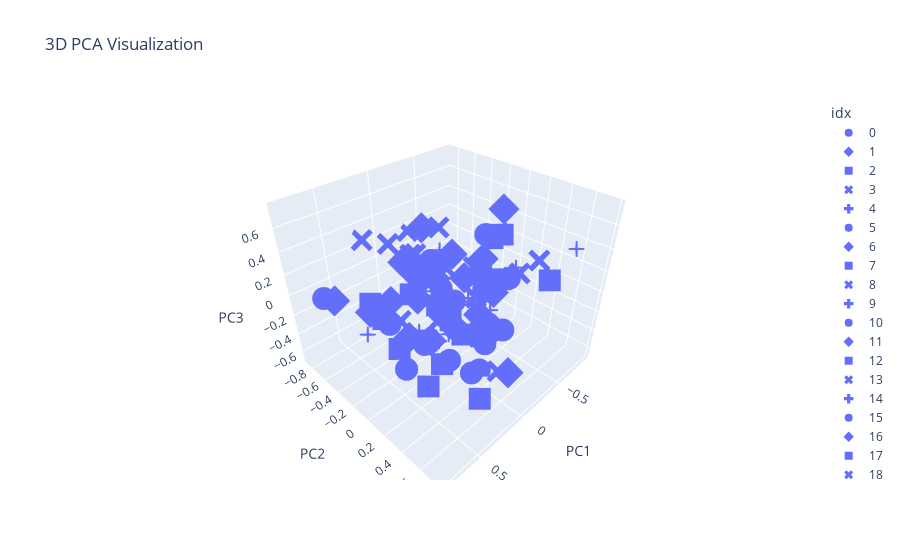

The code cell stored with this chart in its notebook:
### Code cell
import plotly.express as px
import pandas as pd

# 데이터프레임 생성
df = pd.DataFrame(X_pca, columns=['PC1', 'PC2', 'PC3'])
df['idx'] = [x for x in range(len(X_pca))]

# 3D 산점도 생성
fig = px.scatter_3d(df, x='PC1', y='PC2', z='PC3'
                    ,title='3D PCA Visualization'
                    ,symbol='idx')
fig.show()

### Figure 1 — Plotly figure (JSON) as saved in the notebook; plotly's stock layout.template omitted (floating-point values rounded to 4 significant figures)
{"data": [{"hovertemplate": "idx=0<br>PC1=%{x}<br>PC2=%{y}<br>PC3=%{z}<extra></extra>", "legendgroup": "0", "marker": {"color": "#636efa", "symbol": "circle"}, "mode": "markers", "name": "0", "scene": "scene", "showlegend": true, "type": "scatter3d", "x": [0.468], "y": [0.001871], "z": [-0.4471]}, {"hovertemplate": "idx=1<br>PC1=%{x}<br>PC2=%{y}<br>PC3=%{z}<extra></extra>", "legendgroup": "1", "marker": {"color": "#636efa", "symbol": "diamond"}, "mode": "markers", "name": "1", "scene": "scene", "showlegend": true, "type": "scatter3d", "x": [0.09362], "y": [-0.2626], "z": [-0.09163]}, {"hovertemplate": "idx=2<br>PC1=%{x}<br>PC2=%{y}<br>PC3=%{z}<extra></extra>", "legendgroup": "2", "marker": {"color": "#636efa", "symbol": "square"}, "mode": "markers", "name": "2", "scene": "scene", "showlegend": true, "type": "scatter3d", "x": [0.3944], "y": [0.1708], "z": [-0.5698]}, {"hovertemplate": "idx=3<br>PC1=%{x}<br>PC2=%{y}<br>PC3=%{z}<extra></extra>", "legendgroup": "3", "marker": {"color": "#636efa", "symbol": "x"}, "mode": "markers", "name": "3", "scene": "scene", "showlegend": true, "type": "scatter3d", "x": [0.5897], "y": [0.0618], "z": [0.7537]}, {"hovertemplate": "idx=4<br>PC1=%{x}<br>PC2=%{y}<br>PC3=%{z}<extra></extra>", "legendgroup": "4", "marker": {"color": "#636efa", "symbol": "cross"}, "mode": "markers", "name": "4", "scene": "scene", "showlegend": true, "type": "scatter3d", "x": [-0.0002263], "y": [0.1959], "z": [0.2711]}, {"hovertemplate": "idx=5<br>PC1=%{x}<br>PC2=%{y}<br>PC3=%{z}<extra></extra>", "legendgroup": "5", "marker": {"color": "#636efa", "symbol": "circle"}, "mode": "markers", "name": "5", "scene": "scene", "showlegend": true, "type": "scatter3d", "x": [-0.1567], "y": [-0.1639], "z": [-0.3639]}, {"hovertemplate": "idx=6<br>PC1=%{x}<br>PC2=%{y}<br>PC3=%{z}<extra></extra>", "legendgroup": "6", "marker": {"color": "#636efa", "symbol": "diamond"}, "mode": "markers", "name": "6", "scene": "scene", "showlegend": true, "type": "scatter3d", "x": [-0.1084], "y": [-0.4746], "z": [-0.07802]}, {"hovertemplate": "idx=7<br>PC1=%{x}<br>PC2=%{y}<br>PC3=%{z}<extra></extra>", "legendgroup": "7", "marker": {"color": "#636efa", "symbol": "square"}, "mode": "markers", "name": "7", "scene": "scene", "showlegend": true, "type": "scatter3d", "x": [0.4888], "y": [0.7755], "z": [-0.1532]}, {"hovertemplate": "idx=8<br>PC1=%{x}<br>PC2=%{y}<br>PC3=%{z}<extra></extra>", "legendgroup": "8", "marker": {"color": "#636efa", "symbol": "x"}, "mode": "markers", "name": "8", "scene": "scene", "showlegend": true, "type": "scatter3d", "x": [-0.6729], "y": [0.3621], "z": [0.2159]}, {"hovertemplate": "idx=9<br>PC1=%{x}<br>PC2=%{y}<br>PC3=%{z}<extra></extra>", "legendgroup": "9", "marker": {"color": "#636efa", "symbol": "cross"}, "mode": "markers", "name": "9", "scene": "scene", "showlegend": true, "type": "scatter3d", "x": [0.2153], "y": [-0.052], "z": [0.1534]}, {"hovertemplate": "idx=10<br>PC1=%{x}<br>PC2=%{y}<br>PC3=%{z}<extra></extra>", "legendgroup": "10", "marker": {"color": "#636efa", "symbol": "circle"}, "mode": "markers", "name": "10", "scene": "scene", "showlegend": true, "type": "scatter3d", "x": [0.4278], "y": [0.4845], "z": [0.2353]}, {"hovertemplate": "idx=11<br>PC1=%{x}<br>PC2=%{y}<br>PC3=%{z}<extra></extra>", "legendgroup": "11", "marker": {"color": "#636efa", "symbol": "diamond"}, "mode": "markers", "name": "11", "scene": "scene", "showlegend": true, "type": "scatter3d", "x": [0.4611], "y": [0.2921], "z": [0.02828]}, {"hovertemplate": "idx=12<br>PC1=%{x}<br>PC2=%{y}<br>PC3=%{z}<extra></extra>", "legendgroup": "12", "marker": {"color": "#636efa", "symbol": "square"}, "mode": "markers", "name": "12", "scene": "scene", "showlegend": true, "type": "scatter3d", "x": [-0.1673], "y": [0.369], "z": [0.2799]}, {"hovertemplate": "idx=13<br>PC1=%{x}<br>PC2=%{y}<br>PC3=%{z}<extra></extra>", "legendgroup": "13", "marker": {"color": "#636efa", "symbol": "x"}, "mode": "markers", "name": "13", "scene": "scene", "showlegend": true, "type": "scatter3d", "x": [0.2489], "y": [-0.07326], "z": [-0.3072]}, {"hovertemplate": "idx=14<br>PC1=%{x}<br>PC2=%{y}<br>PC3=%{z}<extra></extra>", "legendgroup": "14", "marker": {"color": "#636efa", "symbol": "cross"}, "mode": "markers", "name": "14", "scene": "scene", "showlegend": true, "type": "scatter3d", "x": [0.004928], "y": [-0.3671], "z": [-0.5583]}, {"hovertemplate": "idx=15<br>PC1=%{x}<br>PC2=%{y}<br>PC3=%{z}<extra></extra>", "legendgroup": "15", "marker": {"color": "#636efa", "symbol": "circle"}, "mode": "markers", "name": "15", "scene": "scene", "showlegend": true, "type": "scatter3d", "x": [0.1933], "y": [0.1763], "z": [0.01133]}, {"hovertemplate": "idx=16<br>PC1=%{x}<br>PC2=%{y}<br>PC3=%{z}<extra></extra>", "legendgroup": "16", "marker": {"color": "#636efa", "symbol": "diamond"}, "mode": "markers", "name": "16", "scene": "scene", "showlegend": true, "type": "scatter3d", "x": [0.4701], "y": [0.0644], "z": [-0.07661]}, {"hovertemplate": "idx=17<br>PC1=%{x}<br>PC2=%{y}<br>PC3=%{z}<extra></extra>", "legendgroup": "17", "marker": {"color": "#636efa", "symbol": "square"}, "mode": "markers", "name": "17", "scene": "scene", "showlegend": true, "type": "scatter3d", "x": [-0.7078], "y": [-0.05431], "z": [0.28]}, {"hovertemplate": "idx=18<br>PC1=%{x}<br>PC2=%{y}<br>PC3=%{z}<extra></extra>", "legendgroup": "18", "marker": {"color": "#636efa", "symbol": "x"}, "mode": "markers", "name": "18", "scene": "scene", "showlegend": true, "type": "scatter3d", "x": [-0.02214], "y": [0.2851], "z": [0.0413]}, {"hovertemplate": "idx=19<br>PC1=%{x}<br>PC2=%{y}<br>PC3=%{z}<extra></extra>", "legendgroup": "19", "marker": {"color": "#636efa", "symbol": "cross"}, "mode": "markers", "name": "19", "scene": "scene", "showlegend": true, "type": "scatter3d", "x": [-0.8604], "y": [0.0117], "z": [-0.09123]}, {"hovertemplate": "idx=20<br>PC1=%{x}<br>PC2=%{y}<br>PC3=%{z}<extra></extra>", "legendgroup": "20", "marker": {"color": "#636efa", "symbol": "circle"}, "mode": "markers", "name": "20", "scene": "scene", "showlegend": true, "type": "scatter3d", "x": [0.07693], "y": [-0.2187], "z": [-0.5758]}, {"hovertemplate": "idx=21<br>PC1=%{x}<br>PC2=%{y}<br>PC3=%{z}<extra></extra>", "legendgroup": "21", "marker": {"color": "#636efa", "symbol": "diamond"}, "mode": "markers", "name": "21", "scene": "scene", "showlegend": true, "type": "scatter3d", "x": [-0.2151], "y": [-0.1154], "z": [-0.5049]}, {"hovertemplate": "idx=22<br>PC1=%{x}<br>PC2=%{y}<br>PC3=%{z}<extra></extra>", "legendgroup": "22", "marker": {"color": "#636efa", "symbol": "square"}, "mode": "markers", "name": "22", "scene": "scene", "showlegend": true, "type": "scatter3d", "x": [0.3768], "y": [-0.004259], "z": [0.2318]}, {"hovertemplate": "idx=23<br>PC1=%{x}<br>PC2=%{y}<br>PC3=%{z}<extra></extra>", "legendgroup": "23", "marker": {"color": "#636efa", "symbol": "x"}, "mode": "markers", "name": "23", "scene": "scene", "showlegend": true, "type": "scatter3d", "x": [-0.2536], "y": [0.068], "z": [-0.08758]}, {"hovertemplate": "idx=24<br>PC1=%{x}<br>PC2=%{y}<br>PC3=%{z}<extra></extra>", "legendgroup": "24", "marker": {"color": "#636efa", "symbol": "cross"}, "mode": "markers", "name": "24", "scene": "scene", "showlegend": true, "type": "scatter3d", "x": [-0.02698], "y": [-0.03353], "z": [-0.02701]}, {"hovertemplate": "idx=25<br>PC1=%{x}<br>PC2=%{y}<br>PC3=%{z}<extra></extra>", "legendgroup": "25", "marker": {"color": "#636efa", "symbol": "circle"}, "mode": "markers", "name": "25", "scene": "scene", "showlegend": true, "type": "scatter3d", "x": [-0.1402], "y": [-0.3496], "z": [0.1404]}, {"hovertemplate": "idx=26<br>PC1=%{x}<br>PC2=%{y}<br>PC3=%{z}<extra></extra>", "legendgroup": "26", "marker": {"color": "#636efa", "symbol": "diamond"}, "mode": "markers", "name": "26", "scene": "scene", "showlegend": true, "type": "scatter3d", "x": [-0.102], "y": [-0.4067], "z": [-0.03845]}, {"hovertemplate": "idx=27<br>PC1=%{x}<br>PC2=%{y}<br>PC3=%{z}<extra></extra>", "legendgroup": "27", "marker": {"color": "#636efa", "symbol": "square"}, "mode": "markers", "name": "27", "scene": "scene", "showlegend": true, "type": "scatter3d", "x": [0.155], "y": [0.1778], "z": [-0.02981]}, {"hovertemplate": "idx=28<br>PC1=%{x}<br>PC2=%{y}<br>PC3=%{z}<extra></extra>", "legendgroup": "28", "marker": {"color": "#636efa", "symbol": "x"}, "mode": "markers", "name": "28", "scene": "scene", "showlegend": true, "type": "scatter3d", "x": [-0.3428], "y": [0.2099], "z": [0.136]}, {"hovertemplate": "idx=29<br>PC1=%{x}<br>PC2=%{y}<br>PC3=%{z}<extra></extra>", "legendgroup": "29", "marker": {"color": "#636efa", "symbol": "cross"}, "mode": "markers", "name": "29", "scene": "scene", "showlegend": true, "type": "scatter3d", "x": [0.4974], "y": [-0.09093], "z": [0.05176]}, {"hovertemplate": "idx=30<br>PC1=%{x}<br>PC2=%{y}<br>PC3=%{z}<extra></extra>", "legendgroup": "30", "marker": {"color": "#636efa", "symbol": "circle"}, "mode": "markers", "name": "30", "scene": "scene", "showlegend": true, "type": "scatter3d", "x": [0.2701], "y": [-0.439], "z": [-0.3624]}, {"hovertemplate": "idx=31<br>PC1=%{x}<br>PC2=%{y}<br>PC3=%{z}<extra></extra>", "legendgroup": "31", "marker": {"color": "#636efa", "symbol": "diamond"}, "mode": "markers", "name": "31", "scene": "scene", "showlegend": true, "type": "scatter3d", "x": [-0.0843], "y": [0.4091], "z": [-0.1179]}, {"hovertemplate": "idx=32<br>PC1=%{x}<br>PC2=%{y}<br>PC3=%{z}<extra></extra>", "legendgroup": "32", "marker": {"color": "#636efa", "symbol": "square"}, "mode": "markers", "name": "32", "scene": "scene", "showlegend": true, "type": "scatter3d", "x": [0.7367], "y": [0.01421], "z": [0.3491]}, {"hovertemplate": "idx=33<br>PC1=%{x}<br>PC2=%{y}<br>PC3=%{z}<extra></extra>", "legendgroup": "33", "marker": {"color": "#636efa", "symbol": "x"}, "mode": "markers", "name": "33", "scene": "scene", "showlegend": true, "type": "scatter3d", "x": [0.2126], "y": [-0.1816], "z": [0.1635]}, {"hovertemplate": "idx=34<br>PC1=%{x}<br>PC2=%{y}<br>PC3=%{z}<extra></extra>", "legendgroup": "34", "marker": {"color": "#636efa", "symbol": "cross"}, "mode": "markers", "name": "34", "scene": "scene", "showlegend": true, "type": "scatter3d", "x": [0.4208], "y": [0.5251], "z": [0.4675]}, {"hovertemplate": "idx=35<br>PC1=%{x}<br>PC2=%{y}<br>PC3=%{z}<extra></extra>", "legendgroup": "35", "marker": {"color": "#636efa", "symbol": "circle"}, "mode": "markers", "name": "35", "scene": "scene", "showlegend": true, "type": "scatter3d", "x": [-0.2902], "y": [0.1068], "z": [0.5017]}, {"hovertemplate": "idx=36<br>PC1=%{x}<br>PC2=%{y}<br>PC3=%{z}<extra></extra>", "legendgroup": "36", "marker": {"color": "#636efa", "symbol": "diamond"}, "mode": "markers", "name": "36", "scene": "scene", "showlegend": true, "type": "scatter3d", "x": [-0.3901], "y": [-0.1912], "z": [-0.07522]}, {"hovertemplate": "idx=37<br>PC1=%{x}<br>PC2=%{y}<br>PC3=%{z}<extra></extra>", "legendgroup": "37", "marker": {"color": "#636efa", "symbol": "square"}, "mode": "markers", "name": "37", "scene": "scene", "showlegend": true, "type": "scatter3d", "x": [0.1331], "y": [0.009336], "z": [0.008733]}, {"hovertemplate": "idx=38<br>PC1=%{x}<br>PC2=%{y}<br>PC3=%{z}<extra></extra>", "legendgroup": "38", "marker": {"color": "#636efa", "symbol": "x"}, "mode": "markers", "name": "38", "scene": "scene", "showlegend": true, "type": "scatter3d", "x": [-0.3468], "y": [-0.04759], "z": [0.1147]}, {"hovertemplate": "idx=39<br>PC1=%{x}<br>PC2=%{y}<br>PC3=%{z}<extra></extra>", "legendgroup": "39", "marker": {"color": "#636efa", "symbol": "cross"}, "mode": "markers", "name": "39", "scene": "scene", "showlegend": true, "type": "scatter3d", "x": [0.4116], "y": [-0.3689], "z": [-0.1456]}, {"hovertemplate": "idx=40<br>PC1=%{x}<br>PC2=%{y}<br>PC3=%{z}<extra></extra>", "legendgroup": "40", "marker": {"color": "#636efa", "symbol": "circle"}, "mode": "markers", "name": "40", "scene": "scene", "showlegend": true, "type": "scatter3d", "x": [-0.08153], "y": [0.4934], "z": [-0.07784]}, {"hovertemplate": "idx=41<br>PC1=%{x}<br>PC2=%{y}<br>PC3=%{z}<extra></extra>", "legendgroup": "41", "marker": {"color": "#636efa", "symbol": "diamond"}, "mode": "markers", "name": "41", "scene": "scene", "showlegend": true, "type": "scatter3d", "x": [0.05799], "y": [0.3694], "z": [0.07782]}, {"hovertemplate": "idx=42<br>PC1=%{x}<br>PC2=%{y}<br>PC3=%{z}<extra></extra>", "legendgroup": "42", "marker": {"color": "#636efa", "symbol": "square"}, "mode": "markers", "name": "42", "scene": "scene", "showlegend": true, "type": "scatter3d", "x": [0.2899], "y": [0.4266], "z": [0.06316]}, {"hovertemplate": "idx=43<br>PC1=%{x}<br>PC2=%{y}<br>PC3=%{z}<extra></extra>", "legendgroup": "43", "marker": {"color": "#636efa", "symbol": "x"}, "mode": "markers", "name": "43", "scene": "scene", "showlegend": true, "type": "scatter3d", "x": [0.1011], "y": [-0.02357], "z": [-0.1912]}, {"hovertemplate": "idx=44<br>PC1=%{x}<br>PC2=%{y}<br>PC3=%{z}<extra></extra>", "legendgroup": "44", "marker": {"color": "#636efa", "symbol": "cross"}, "mode": "markers", "name": "44", "scene": "scene", "showlegend": true, "type": "scatter3d", "x": [0.01714], "y": [0.3052], "z": [0.01903]}, {"hovertemplate": "idx=45<br>PC1=%{x}<br>PC2=%{y}<br>PC3=%{z}<extra></extra>", "legendgroup": "45", "marker": {"color": "#636efa", "symbol": "circle"}, "mode": "markers", "name": "45", "scene": "scene", "showlegend": true, "type": "scatter3d", "x": [-0.1069], "y": [0.2674], "z": [-0.6742]}, {"hovertemplate": "idx=46<br>PC1=%{x}<br>PC2=%{y}<br>PC3=%{z}<extra></extra>", "legendgroup": "46", "marker": {"color": "#636efa", "symbol": "diamond"}, "mode": "markers", "name": "46", "scene": "scene", "showlegend": true, "type": "scatter3d", "x": [-0.1934], "y": [0.5052], "z": [-0.5976]}, {"hovertemplate": "idx=47<br>PC1=%{x}<br>PC2=%{y}<br>PC3=%{z}<extra></extra>", "legendgroup": "47", "marker": {"color": "#636efa", "symbol": "square"}, "mode": "markers", "name": "47", "scene": "scene", "showlegend": true, "type": "scatter3d", "x": [-0.2278], "y": [0.1654], "z": [-0.3563]}, {"hovertemplate": "idx=48<br>PC1=%{x}<br>PC2=%{y}<br>PC3=%{z}<extra></extra>", "legendgroup": "48", "marker": {"color": "#636efa", "symbol": "x"}, "mode": "markers", "name": "48", "scene": "scene", "showlegend": true, "type": "scatter3d", "x": [-0.5379], "y": [-0.6622], "z": [0.1865]}, {"hovertemplate": "idx=49<br>PC1=%{x}<br>PC2=%{y}<br>PC3=%{z}<extra></extra>", "legendgroup": "49", "marker": {"color": "#636efa", "symbol": "cross"}, "mode": "markers", "name": "49", "scene": "scene", "showlegend": true, "type": "scatter3d", "x": [0.777], "y": [0.000935], "z": [0.09997]}, {"hovertemplate": "idx=50<br>PC1=%{x}<br>PC2=%{y}<br>PC3=%{z}<extra></extra>", "legendgroup": "50", "marker": {"color": "#636efa", "symbol": "circle"}, "mode": "markers", "name": "50", "scene": "scene", "showlegend": true, "type": "scatter3d", "x": [0.2459], "y": [0.486], "z": [-0.2998]}, {"hovertemplate": "idx=51<br>PC1=%{x}<br>PC2=%{y}<br>PC3=%{z}<extra></extra>", "legendgroup": "51", "marker": {"color": "#636efa", "symbol": "diamond"}, "mode": "markers", "name": "51", "scene": "scene", "showlegend": true, "type": "scatter3d", "x": [0.616], "y": [0.07562], "z": [0.3353]}, {"hovertemplate": "idx=52<br>PC1=%{x}<br>PC2=%{y}<br>PC3=%{z}<extra></extra>", "legendgroup": "52", "marker": {"color": "#636efa", "symbol": "square"}, "mode": "markers", "name": "52", "scene": "scene", "showlegend": true, "type": "scatter3d", "x": [0.4849], "y": [-0.04485], "z": [-0.2512]}, {"hovertemplate": "idx=53<br>PC1=%{x}<br>PC2=%{y}<br>PC3=%{z}<extra></extra>", "legendgroup": "53", "marker": {"color": "#636efa", "symbol": "x"}, "mode": "markers", "name": "53", "scene": "scene", "showlegend": true, "type": "scatter3d", "x": [-0.2656], "y": [-0.6469], "z": [-0.2087]}, {"hovertemplate": "idx=54<br>PC1=%{x}<br>PC2=%{y}<br>PC3=%{z}<extra></extra>", "legendgroup": "54", "marker": {"color": "#636efa", "symbol": "cross"}, "mode": "markers", "name": "54", "scene": "scene", "showlegend": true, "type": "scatter3d", "x": [0.01093], "y": [-0.1004], "z": [-0.5063]}, {"hovertemplate": "idx=55<br>PC1=%{x}<br>PC2=%{y}<br>PC3=%{z}<extra></extra>", "legendgroup": "55", "marker": {"color": "#636efa", "symbol": "circle"}, "mode": "markers", "name": "55", "scene": "scene", "showlegend": true, "type": "scatter3d", "x": [-0.1763], "y": [0.2551], "z": [-0.4269]}, {"hovertemplate": "idx=56<br>PC1=%{x}<br>PC2=%{y}<br>PC3=%{z}<extra></extra>", "legendgroup": "56", "marker": {"color": "#636efa", "symbol": "diamond"}, "mode": "markers", "name": "56", "scene": "scene", "showlegend": true, "type": "scatter3d", "x": [0.2362], "y": [0.2682], "z": [0.6207]}, {"hovertemplate": "idx=57<br>PC1=%{x}<br>PC2=%{y}<br>PC3=%{z}<extra></extra>", "legendgroup": "57", "marker": {"color": "#636efa", "symbol": "square"}, "mode": "markers", "name": "57", "scene": "scene", "showlegend": true, "type": "scatter3d", "x": [-0.7642], "y": [-0.3224], "z": [-0.2122]}, {"hovertemplate": "idx=58<br>PC1=%{x}<br>PC2=%{y}<br>PC3=%{z}<extra></extra>", "legendgroup": "58", "marker": {"color": "#636efa", "symbol": "x"}, "mode": "markers", "name": "58", "scene": "scene", "showlegend": true, "type": "scatter3d", "x": [0.1842], "y": [-0.8448], "z": [0.2651]}, {"hovertemplate": "idx=59<br>PC1=%{x}<br>PC2=%{y}<br>PC3=%{z}<extra></extra>", "legendgroup": "59", "marker": {"color": "#636efa", "symbol": "cross"}, "mode": "markers", "name": "59", "scene": "scene", "showlegend": true, "type": "scatter3d", "x": [-0.09342], "y": [0.3528], "z": [0.02614]}, {"hovertemplate": "idx=60<br>PC1=%{x}<br>PC2=%{y}<br>PC3=%{z}<extra></extra>", "legendgroup": "60", "marker": {"color": "#636efa", "symbol": "circle"}, "mode": "markers", "name": "60", "scene": "scene", "showlegend": true, "type": "scatter3d", "x": [0.1748], "y": [0.2349], "z": [0.1906]}, {"hovertemplate": "idx=61<br>PC1=%{x}<br>PC2=%{y}<br>PC3=%{z}<extra></extra>", "legendgroup": "61", "marker": {"color": "#636efa", "symbol": "diamond"}, "mode": "markers", "name": "61", "scene": "scene", "showlegend": true, "type": "scatter3d", "x": [0.6716], "y": [-0.5743], "z": [0.02883]}, {"hovertemplate": "idx=62<br>PC1=%{x}<br>PC2=%{y}<br>PC3=%{z}<extra></extra>", "legendgroup": "62", "marker": {"color": "#636efa", "symbol": "square"}, "mode": "markers", "name": "62", "scene": "scene", "showlegend": true, "type": "scatter3d", "x": [0.1914], "y": [0.1184], "z": [-0.5026]}, {"hovertemplate": "idx=63<br>PC1=%{x}<br>PC2=%{y}<br>PC3=%{z}<extra></extra>", "legendgroup": "63", "marker": {"color": "#636efa", "symbol": "x"}, "mode": "markers", "name": "63", "scene": "scene", "showlegend": true, "type": "scatter3d", "x": [-0.2925], "y": [-0.3527], "z": [0.02387]}, {"hovertemplate": "idx=64<br>PC1=%{x}<br>PC2=%{y}<br>PC3=%{z}<extra></extra>", "legendgroup": "64", "marker": {"color": "#636efa", "symbol": "cross"}, "mode": "markers", "name": "64", "scene": "scene", "showlegend": true, "type": "scatter3d", "x": [-0.04424], "y": [-0.3629], "z": [0.4934]}, {"hovertemplate": "idx=65<br>PC1=%{x}<br>PC2=%{y}<br>PC3=%{z}<extra></extra>", "legendgroup": "65", "marker": {"color": "#636efa", "symbol": "circle"}, "mode": "markers", "name": "65", "scene": "scene", "showlegend": true, "type": "scatter3d", "x": [-0.1784], "y": [-0.3027], "z": [0.1042]}, {"hovertemplate": "idx=66<br>PC1=%{x}<br>PC2=%{y}<br>PC3=%{z}<extra></extra>", "legendgroup": "66", "marker": {"color": "#636efa", "symbol": "diamond"}, "mode": "markers", "name": "66", "scene": "scene", "showlegend": true, "type": "scatter3d", "x": [-0.181], "y": [0.3046], "z": [0.1223]}, {"hovertemplate": "idx=67<br>PC1=%{x}<br>PC2=%{y}<br>PC3=%{z}<extra></extra>", "legendgroup": "67", "marker": {"color": "#636efa", "symbol": "square"}, "mode": "markers", "name": "67", "scene": "scene", "showlegend": true, "type": "scatter3d", "x": [-0.4661], "y": [0.6], "z": [0.2379]}, {"hovertemplate": "idx=68<br>PC1=%{x}<br>PC2=%{y}<br>PC3=%{z}<extra></extra>", "legendgroup": "68", "marker": {"color": "#636efa", "symbol": "x"}, "mode": "markers", "name": "68", "scene": "scene", "showlegend": true, "type": "scatter3d", "x": [0.2573], "y": [-0.2994], "z": [-0.2531]}, {"hovertemplate": "idx=69<br>PC1=%{x}<br>PC2=%{y}<br>PC3=%{z}<extra></extra>", "legendgroup": "69", "marker": {"color": "#636efa", "symbol": "cross"}, "mode": "markers", "name": "69", "scene": "scene", "showlegend": true, "type": "scatter3d", "x": [0.2015], "y": [-0.1766], "z": [-0.3818]}, {"hovertemplate": "idx=70<br>PC1=%{x}<br>PC2=%{y}<br>PC3=%{z}<extra></extra>", "legendgroup": "70", "marker": {"color": "#636efa", "symbol": "circle"}, "mode": "markers", "name": "70", "scene": "scene", "showlegend": true, "type": "scatter3d", "x": [0.3141], "y": [0.325], "z": [-0.2353]}, {"hovertemplate": "idx=71<br>PC1=%{x}<br>PC2=%{y}<br>PC3=%{z}<extra></extra>", "legendgroup": "71", "marker": {"color": "#636efa", "symbol": "diamond"}, "mode": "markers", "name": "71", "scene": "scene", "showlegend": true, "type": "scatter3d", "x": [0.01839], "y": [-0.2696], "z": [0.5343]}, {"hovertemplate": "idx=72<br>PC1=%{x}<br>PC2=%{y}<br>PC3=%{z}<extra></extra>", "legendgroup": "72", "marker": {"color": "#636efa", "symbol": "square"}, "mode": "markers", "name": "72", "scene": "scene", "showlegend": true, "type": "scatter3d", "x": [-0.1864], "y": [0.203], "z": [0.1011]}, {"hovertemplate": "idx=73<br>PC1=%{x}<br>PC2=%{y}<br>PC3=%{z}<extra></extra>", "legendgroup": "73", "marker": {"color": "#636efa", "symbol": "x"}, "mode": "markers", "name": "73", "scene": "scene", "showlegend": true, "type": "scatter3d", "x": [-0.2736], "y": [-0.006675], "z": [-0.5181]}, {"hovertemplate": "idx=74<br>PC1=%{x}<br>PC2=%{y}<br>PC3=%{z}<extra></extra>", "legendgroup": "74", "marker": {"color": "#636efa", "symbol": "cross"}, "mode": "markers", "name": "74", "scene": "scene", "showlegend": true, "type": "scatter3d", "x": [-0.1995], "y": [-0.3007], "z": [0.2353]}, {"hovertemplate": "idx=75<br>PC1=%{x}<br>PC2=%{y}<br>PC3=%{z}<extra></extra>", "legendgroup": "75", "marker": {"color": "#636efa", "symbol": "circle"}, "mode": "markers", "name": "75", "scene": "scene", "showlegend": true, "type": "scatter3d", "x": [0.2653], "y": [0.05002], "z": [0.461]}, {"hovertemplate": "idx=76<br>PC1=%{x}<br>PC2=%{y}<br>PC3=%{z}<extra></extra>", "legendgroup": "76", "marker": {"color": "#636efa", "symbol": "diamond"}, "mode": "markers", "name": "76", "scene": "scene", "showlegend": true, "type": "scatter3d", "x": [0.4952], "y": [-0.3656], "z": [-0.06519]}, {"hovertemplate": "idx=77<br>PC1=%{x}<br>PC2=%{y}<br>PC3=%{z}<extra></extra>", "legendgroup": "77", "marker": {"color": "#636efa", "symbol": "square"}, "mode": "markers", "name": "77", "scene": "scene", "showlegend": true, "type": "scatter3d", "x": [0.6174], "y": [-0.02708], "z": [0.128]}, {"hovertemplate": "idx=78<br>PC1=%{x}<br>PC2=%{y}<br>PC3=%{z}<extra></extra>", "legendgroup": "78", "marker": {"color": "#636efa", "symbol": "x"}, "mode": "markers", "name": "78", "scene": "scene", "showlegend": true, "type": "scatter3d", "x": [-0.08065], "y": [0.4821], "z": [-0.5192]}, {"hovertemplate": "idx=79<br>PC1=%{x}<br>PC2=%{y}<br>PC3=%{z}<extra></extra>", "legendgroup": "79", "marker": {"color": "#636efa", "symbol": "cross"}, "mode": "markers", "name": "79", "scene": "scene", "showlegend": true, "type": "scatter3d", "x": [-0.009156], "y": [0.2013], "z": [0.1047]}, {"hovertemplate": "idx=80<br>PC1=%{x}<br>PC2=%{y}<br>PC3=%{z}<extra></extra>", "legendgroup": "80", "marker": {"color": "#636efa", "symbol": "circle"}, "mode": "markers", "name": "80", "scene": "scene", "showlegend": true, "type": "scatter3d", "x": [0.8174], "y": [-0.4561], "z": [0.1884]}, {"hovertemplate": "idx=81<br>PC1=%{x}<br>PC2=%{y}<br>PC3=%{z}<extra></extra>", "legendgroup": "81", "marker": {"color": "#636efa", "symbol": "diamond"}, "mode": "markers", "name": "81", "scene": "scene", "showlegend": true, "type": "scatter3d", "x": [-0.6359], "y": [-0.004056], "z": [0.5588]}, {"hovertemplate": "idx=82<br>PC1=%{x}<br>PC2=%{y}<br>PC3=%{z}<extra></extra>", "legendgroup": "82", "marker": {"color": "#636efa", "symbol": "square"}, "mode": "markers", "name": "82", "scene": "scene", "showlegend": true, "type": "scatter3d", "x": [-0.004162], "y": [-0.2573], "z": [0.1616]}, {"hovertemplate": "idx=83<br>PC1=%{x}<br>PC2=%{y}<br>PC3=%{z}<extra></extra>", "legendgroup": "83", "marker": {"color": "#636efa", "symbol": "x"}, "mode": "markers", "name": "83", "scene": "scene", "showlegend": true, "type": "scatter3d", "x": [0.05105], "y": [-0.3148], "z": [0.2956]}, {"hovertemplate": "idx=84<br>PC1=%{x}<br>PC2=%{y}<br>PC3=%{z}<extra></extra>", "legendgroup": "84", "marker": {"color": "#636efa", "symbol": "cross"}, "mode": "markers", "name": "84", "scene": "scene", "showlegend": true, "type": "scatter3d", "x": [-0.8885], "y": [0.5519], "z": [0.3141]}, {"hovertemplate": "idx=85<br>PC1=%{x}<br>PC2=%{y}<br>PC3=%{z}<extra></extra>", "legendgroup": "85", "marker": {"color": "#636efa", "symbol": "circle"}, "mode": "markers", "name": "85", "scene": "scene", "showlegend": true, "type": "scatter3d", "x": [-0.2662], "y": [0.3757], "z": [0.2453]}, {"hovertemplate": "idx=86<br>PC1=%{x}<br>PC2=%{y}<br>PC3=%{z}<extra></extra>", "legendgroup": "86", "marker": {"color": "#636efa", "symbol": "diamond"}, "mode": "markers", "name": "86", "scene": "scene", "showlegend": true, "type": "scatter3d", "x": [-0.6859], "y": [-0.2356], "z": [-0.029]}, {"hovertemplate": "idx=87<br>PC1=%{x}<br>PC2=%{y}<br>PC3=%{z}<extra></extra>", "legendgroup": "87", "marker": {"color": "#636efa", "symbol": "square"}, "mode": "markers", "name": "87", "scene": "scene", "showlegend": true, "type": "scatter3d", "x": [0.3559], "y": [0.1238], "z": [-0.1409]}, {"hovertemplate": "idx=88<br>PC1=%{x}<br>PC2=%{y}<br>PC3=%{z}<extra></extra>", "legendgroup": "88", "marker": {"color": "#636efa", "symbol": "x"}, "mode": "markers", "name": "88", "scene": "scene", "showlegend": true, "type": "scatter3d", "x": [-0.3351], "y": [-0.8689], "z": [0.1485]}, {"hovertemplate": "idx=89<br>PC1=%{x}<br>PC2=%{y}<br>PC3=%{z}<extra></extra>", "legendgroup": "89", "marker": {"color": "#636efa", "symbol": "cross"}, "mode": "markers", "name": "89", "scene": "scene", "showlegend": true, "type": "scatter3d", "x": [-0.196], "y": [-0.1891], "z": [-0.6051]}, {"hovertemplate": "idx=90<br>PC1=%{x}<br>PC2=%{y}<br>PC3=%{z}<extra></extra>", "legendgroup": "90", "marker": {"color": "#636efa", "symbol": "circle"}, "mode": "markers", "name": "90", "scene": "scene", "showlegend": true, "type": "scatter3d", "x": [0.1227], "y": [0.04632], "z": [0.1768]}, {"hovertemplate": "idx=91<br>PC1=%{x}<br>PC2=%{y}<br>PC3=%{z}<extra></extra>", "legendgroup": "91", "marker": {"color": "#636efa", "symbol": "diamond"}, "mode": "markers", "name": "91", "scene": "scene", "showlegend": true, "type": "scatter3d", "x": [-0.1782], "y": [-0.3376], "z": [-0.05472]}, {"hovertemplate": "idx=92<br>PC1=%{x}<br>PC2=%{y}<br>PC3=%{z}<extra></extra>", "legendgroup": "92", "marker": {"color": "#636efa", "symbol": "square"}, "mode": "markers", "name": "92", "scene": "scene", "showlegend": true, "type": "scatter3d", "x": [-0.01311], "y": [0.3447], "z": [-0.1901]}, {"hovertemplate": "idx=93<br>PC1=%{x}<br>PC2=%{y}<br>PC3=%{z}<extra></extra>", "legendgroup": "93", "marker": {"color": "#636efa", "symbol": "x"}, "mode": "markers", "name": "93", "scene": "scene", "showlegend": true, "type": "scatter3d", "x": [0.0569], "y": [-0.3709], "z": [0.2693]}, {"hovertemplate": "idx=94<br>PC1=%{x}<br>PC2=%{y}<br>PC3=%{z}<extra></extra>", "legendgroup": "94", "marker": {"color": "#636efa", "symbol": "cross"}, "mode": "markers", "name": "94", "scene": "scene", "showlegend": true, "type": "scatter3d", "x": [-0.6406], "y": [0.02337], "z": [0.3909]}, {"hovertemplate": "idx=95<br>PC1=%{x}<br>PC2=%{y}<br>PC3=%{z}<extra></extra>", "legendgroup": "95", "marker": {"color": "#636efa", "symbol": "circle"}, "mode": "markers", "name": "95", "scene": "scene", "showlegend": true, "type": "scatter3d", "x": [-0.6278], "y": [-0.1609], "z": [-0.3004]}, {"hovertemplate": "idx=96<br>PC1=%{x}<br>PC2=%{y}<br>PC3=%{z}<extra></extra>", "legendgroup": "96", "marker": {"color": "#636efa", "symbol": "diamond"}, "mode": "markers", "name": "96", "scene": "scene", "showlegend": true, "type": "scatter3d", "x": [0.112], "y": [-0.4028], "z": [0.2102]}, {"hovertemplate": "idx=97<br>PC1=%{x}<br>PC2=%{y}<br>PC3=%{z}<extra></extra>", "legendgroup": "97", "marker": {"color": "#636efa", "symbol": "square"}, "mode": "markers", "name": "97", "scene": "scene", "showlegend": true, "type": "scatter3d", "x": [-0.3821], "y": [0.09924], "z": [0.4312]}, {"hovertemplate": "idx=98<br>PC1=%{x}<br>PC2=%{y}<br>PC3=%{z}<extra></extra>", "legendgroup": "98", "marker": {"color": "#636efa", "symbol": "x"}, "mode": "markers", "name": "98", "scene": "scene", "showlegend": true, "type": "scatter3d", "x": [-0.7267], "y": [0.1492], "z": [-0.03032]}, {"hovertemplate": "idx=99<br>PC1=%{x}<br>PC2=%{y}<br>PC3=%{z}<extra></extra>", "legendgroup": "99", "marker": {"color": "#636efa", "symbol": "cross"}, "mode": "markers", "name": "99", "scene": "scene", "showlegend": true, "type": "scatter3d", "x": [-0.2645], "y": [0.2006], "z": [0.04483]}], "layout": {"legend": {"title": {"text": "idx"}, "tracegroupgap": 0}, "scene": {"domain": {"x": [0, 1], "y": [0, 1]}, "xaxis": {"title": {"text": "PC1"}}, "yaxis": {"title": {"text": "PC2"}}, "zaxis": {"title": {"text": "PC3"}}}, "title": {"text": "3D PCA Visualization"}}}
